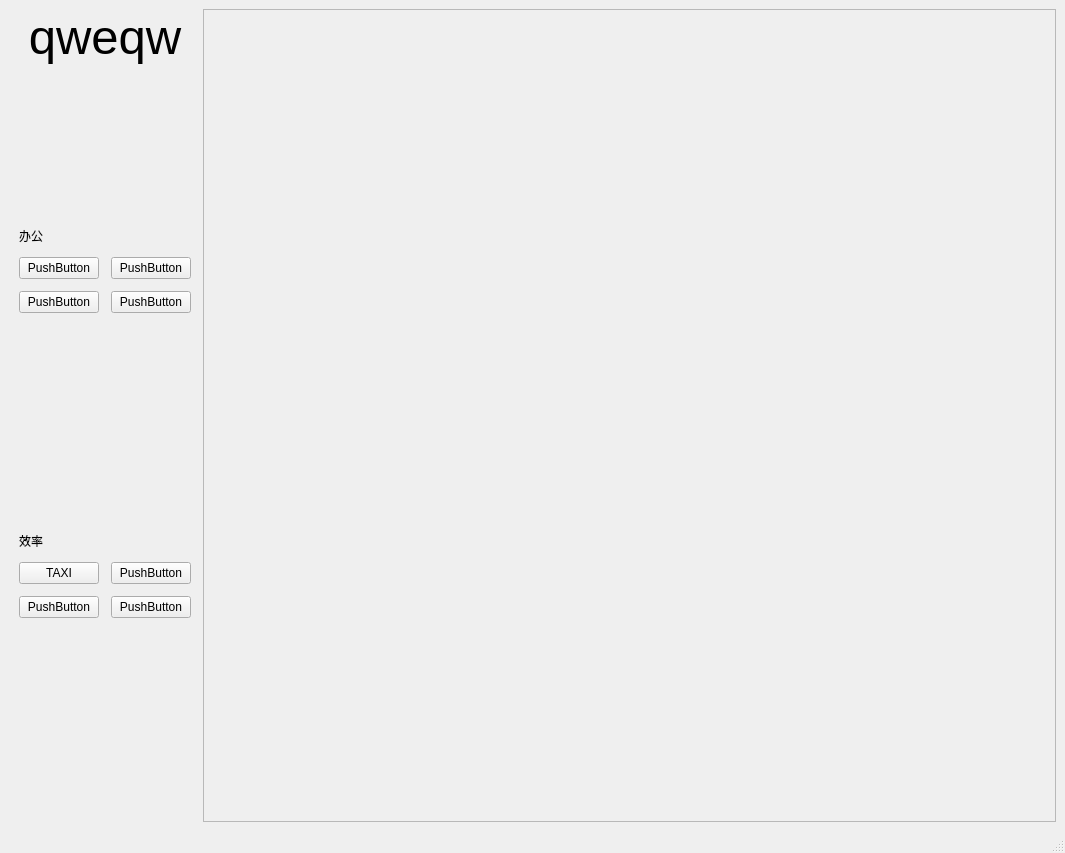
<?xml version="1.0" encoding="UTF-8"?>
<ui version="4.0">
 <class>MainWindow</class>
 <widget class="QMainWindow" name="MainWindow">
  <property name="geometry">
   <rect>
    <x>0</x>
    <y>0</y>
    <width>1065</width>
    <height>853</height>
   </rect>
  </property>
  <property name="minimumSize">
   <size>
    <width>1065</width>
    <height>853</height>
   </size>
  </property>
  <property name="windowTitle">
   <string>MainWindow</string>
  </property>
  <widget class="QWidget" name="centralwidget">
   <property name="cursor">
    <cursorShape>ArrowCursor</cursorShape>
   </property>
   <property name="layoutDirection">
    <enum>Qt::LeftToRight</enum>
   </property>
   <layout class="QVBoxLayout" name="verticalLayout_2">
    <item>
     <layout class="QHBoxLayout" name="horizontalLayout">
      <property name="spacing">
       <number>12</number>
      </property>
      <property name="leftMargin">
       <number>0</number>
      </property>
      <property name="topMargin">
       <number>0</number>
      </property>
      <item>
       <layout class="QVBoxLayout" name="verticalLayout" stretch="0,3,0,4,0,0">
        <property name="spacing">
         <number>-1</number>
        </property>
        <property name="sizeConstraint">
         <enum>QLayout::SetNoConstraint</enum>
        </property>
        <property name="leftMargin">
         <number>10</number>
        </property>
        <item>
         <widget class="QLabel" name="omronLabel">
          <property name="sizePolicy">
           <sizepolicy hsizetype="Preferred" vsizetype="Preferred">
            <horstretch>0</horstretch>
            <verstretch>0</verstretch>
           </sizepolicy>
          </property>
          <property name="font">
           <font>
            <pointsize>37</pointsize>
           </font>
          </property>
          <property name="toolTip">
           <string>点击打开OMRON官网</string>
          </property>
          <property name="styleSheet">
           <string notr="true">QLabel#omron{
	color:blue;
}</string>
          </property>
          <property name="text">
           <string>qweqw</string>
          </property>
          <property name="alignment">
           <set>Qt::AlignCenter</set>
          </property>
         </widget>
        </item>
        <item>
         <widget class="QLabel" name="workLabel">
          <property name="sizePolicy">
           <sizepolicy hsizetype="Preferred" vsizetype="Preferred">
            <horstretch>0</horstretch>
            <verstretch>0</verstretch>
           </sizepolicy>
          </property>
          <property name="text">
           <string>办公</string>
          </property>
          <property name="alignment">
           <set>Qt::AlignBottom|Qt::AlignLeading|Qt::AlignLeft</set>
          </property>
          <property name="margin">
           <number>0</number>
          </property>
          <property name="indent">
           <number>-1</number>
          </property>
         </widget>
        </item>
        <item>
         <layout class="QGridLayout" name="gridLayout">
          <property name="sizeConstraint">
           <enum>QLayout::SetDefaultConstraint</enum>
          </property>
          <property name="topMargin">
           <number>0</number>
          </property>
          <property name="spacing">
           <number>-1</number>
          </property>
          <item row="1" column="0">
           <widget class="QPushButton" name="pushButton_2">
            <property name="text">
             <string>PushButton</string>
            </property>
           </widget>
          </item>
          <item row="0" column="1">
           <widget class="QPushButton" name="pushButton_3">
            <property name="text">
             <string>PushButton</string>
            </property>
           </widget>
          </item>
          <item row="1" column="1">
           <widget class="QPushButton" name="pushButton_4">
            <property name="text">
             <string>PushButton</string>
            </property>
           </widget>
          </item>
          <item row="0" column="0">
           <widget class="QPushButton" name="pushButton">
            <property name="text">
             <string>PushButton</string>
            </property>
           </widget>
          </item>
         </layout>
        </item>
        <item>
         <widget class="QLabel" name="efficiencyLabel">
          <property name="sizePolicy">
           <sizepolicy hsizetype="Preferred" vsizetype="Preferred">
            <horstretch>0</horstretch>
            <verstretch>0</verstretch>
           </sizepolicy>
          </property>
          <property name="text">
           <string>效率</string>
          </property>
          <property name="alignment">
           <set>Qt::AlignBottom|Qt::AlignLeading|Qt::AlignLeft</set>
          </property>
         </widget>
        </item>
        <item>
         <layout class="QGridLayout" name="gridLayout_2">
          <item row="0" column="0">
           <widget class="QPushButton" name="taxiButton">
            <property name="cursor">
             <cursorShape>PointingHandCursor</cursorShape>
            </property>
            <property name="text">
             <string>TAXI</string>
            </property>
           </widget>
          </item>
          <item row="1" column="0">
           <widget class="QPushButton" name="pushButton_7">
            <property name="text">
             <string>PushButton</string>
            </property>
           </widget>
          </item>
          <item row="0" column="1">
           <widget class="QPushButton" name="pushButton_8">
            <property name="text">
             <string>PushButton</string>
            </property>
           </widget>
          </item>
          <item row="1" column="1">
           <widget class="QPushButton" name="pushButton_5">
            <property name="text">
             <string>PushButton</string>
            </property>
           </widget>
          </item>
         </layout>
        </item>
        <item>
         <spacer name="verticalSpacer">
          <property name="orientation">
           <enum>Qt::Vertical</enum>
          </property>
          <property name="sizeType">
           <enum>QSizePolicy::Fixed</enum>
          </property>
          <property name="sizeHint" stdset="0">
           <size>
            <width>20</width>
            <height>204</height>
           </size>
          </property>
         </spacer>
        </item>
       </layout>
      </item>
      <item>
       <widget class="QStackedWidget" name="stackedWidget">
        <property name="sizePolicy">
         <sizepolicy hsizetype="Preferred" vsizetype="Preferred">
          <horstretch>0</horstretch>
          <verstretch>0</verstretch>
         </sizepolicy>
        </property>
        <property name="minimumSize">
         <size>
          <width>800</width>
          <height>800</height>
         </size>
        </property>
        <property name="baseSize">
         <size>
          <width>0</width>
          <height>0</height>
         </size>
        </property>
        <property name="font">
         <font>
          <pointsize>13</pointsize>
         </font>
        </property>
        <property name="mouseTracking">
         <bool>false</bool>
        </property>
        <property name="tabletTracking">
         <bool>false</bool>
        </property>
        <property name="frameShape">
         <enum>QFrame::StyledPanel</enum>
        </property>
        <property name="frameShadow">
         <enum>QFrame::Plain</enum>
        </property>
        <property name="lineWidth">
         <number>1</number>
        </property>
        <property name="currentIndex">
         <number>0</number>
        </property>
        <widget class="QWidget" name="taxiPage">
         <property name="autoFillBackground">
          <bool>false</bool>
         </property>
        </widget>
        <widget class="QWidget" name="page_2">
         <property name="enabled">
          <bool>true</bool>
         </property>
        </widget>
       </widget>
      </item>
     </layout>
    </item>
   </layout>
  </widget>
  <widget class="QStatusBar" name="statusBar"/>
 </widget>
 <resources/>
 <connections/>
</ui>
